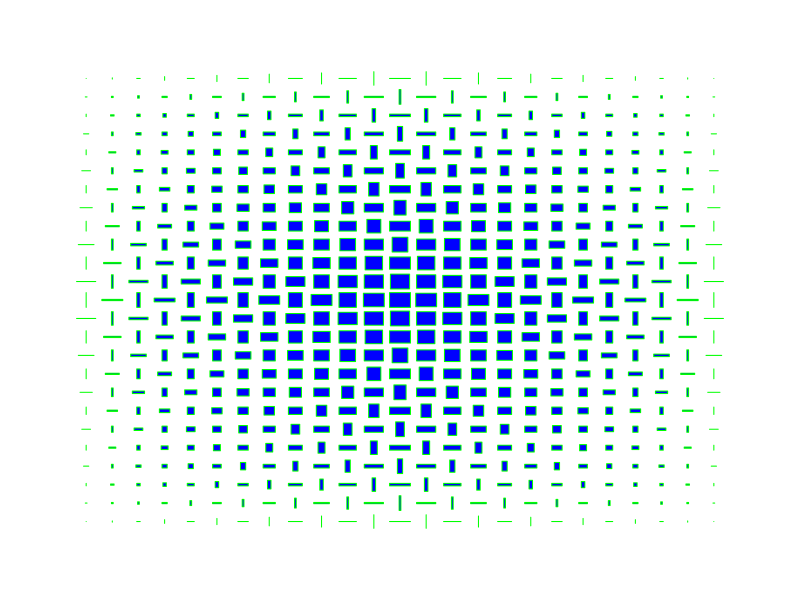

Write R code to recreate this figure.
# Make picture from Willow Road

c1 <- 1;
c2 <- 1;
w <- 0
n <- 12 # Number of changes in w
w2 <- 0.4/n # change in w
h <- 0
o <- 1
col <- c('blue', 'green')

#old <- par()
png("willow.png", res=300, units='in', width=11, height=11)
par(mar=c(0,0,0,0))
par(oma=c(3,3,3,3))
plot(c(0, 2*n+2), c(0, 2*n + 2), type='n', axes=FALSE, xlab="", ylab="",
     xaxs = "i", yaxs = "i")

for(i in 1 : (2*n+1)^2) {

    print (c(w, h))

    if (o == 1) {wc <- w; hc <- h} else {wc <- h; hc <- w}

    xs <- c(c1-wc, c1-wc, c1+wc, c1+wc)
        ys <- c(c2-hc, c2+hc, c2+hc, c2-hc)
	    polygon(xs, ys, col=col[1], border=col[2])

    if (c1 > (n) ) {w <- w - w2} else {w <- w + w2}
        if (c1 == 2*n+1) {c1 <- 1; c2 <- c2 + 1; w <- 0;
	                      if(c2 > (n+1)) {h <- h-w2} else {h <- h+w2}
			                        } else {c1 <- c1+1}

    o <- -1 * o

}
dev.off()